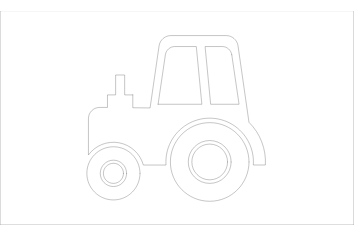
#> input picture docs/curriculum/app-migration/verification-evidence/10D2/comparisons/S6-frame.png, 354 x 236 px, given in place of S5-frame.png, which was not available
$ python make_comparison_sheets.py
#> lines starting #> are read from the running program, lines starting #| are printed output that depends on the picture; pictures that were not available may be replaced by others from this repository, and a replacement may not be noted
"""Arrange actual shared-render captures at 1:1 pixels; no resampling or artwork modification."""
from pathlib import Path
from PIL import Image,ImageDraw
HERE=Path(__file__).resolve().parent
codes=['S5','S6','S7','S11','S12','S13','T1','T2','T6','T8','T22','X8'];out=HERE/'comparison-sheets';out.mkdir(exist_ok=True)
for i in range(0,len(codes),2):
 sheet=Image.new('RGB',(780,1160),'#eeeeee');draw=ImageDraw.Draw(sheet)
#> after `sheet = Image.new('RGB', (780, 1160), '#eeeeee')`: sheet: PIL image 780x1160 RGB; every value is 238
 for col,code in enumerate(codes[i:i+2]):
  x=col*390;draw.text((x+8,8),code+' | shared frame 354x236 at 1:1 pixels',fill='black')
  sheet.paste(Image.open(HERE/f'comparisons/{code}-frame.png'),(x+18,32));draw.text((x+8,280),'Shared viewer 390x844; 150%, cropped viewport',fill='black')
#> after `sheet.paste(Image.open(HERE / f'comparisons/{code}-frame.png'), (x + 1`:
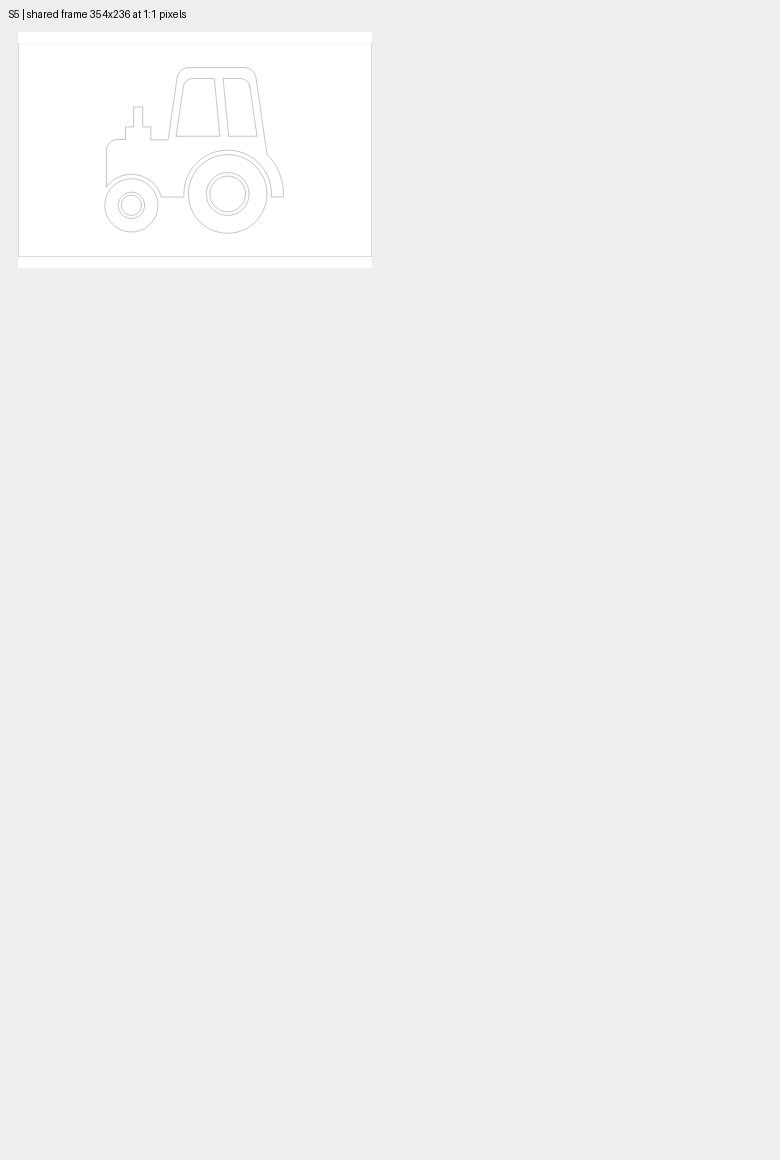
#> sheet: PIL image 780x1160 RGB; mean R, G, B 239.3, 239.3, 239.3
  sheet.paste(Image.open(HERE/f'comparisons/{code}-viewer150.png'),(x,308))
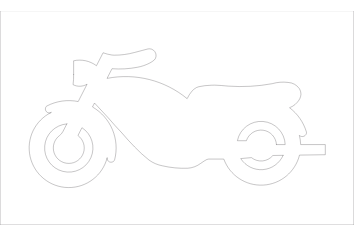
#> input picture docs/curriculum/app-migration/verification-evidence/10D2/comparisons/S7-frame.png, 354 x 236 px, given in place of S5-viewer150.png, which was not available
 sheet.save(out/f'pair-{i//2+1:02}.png')
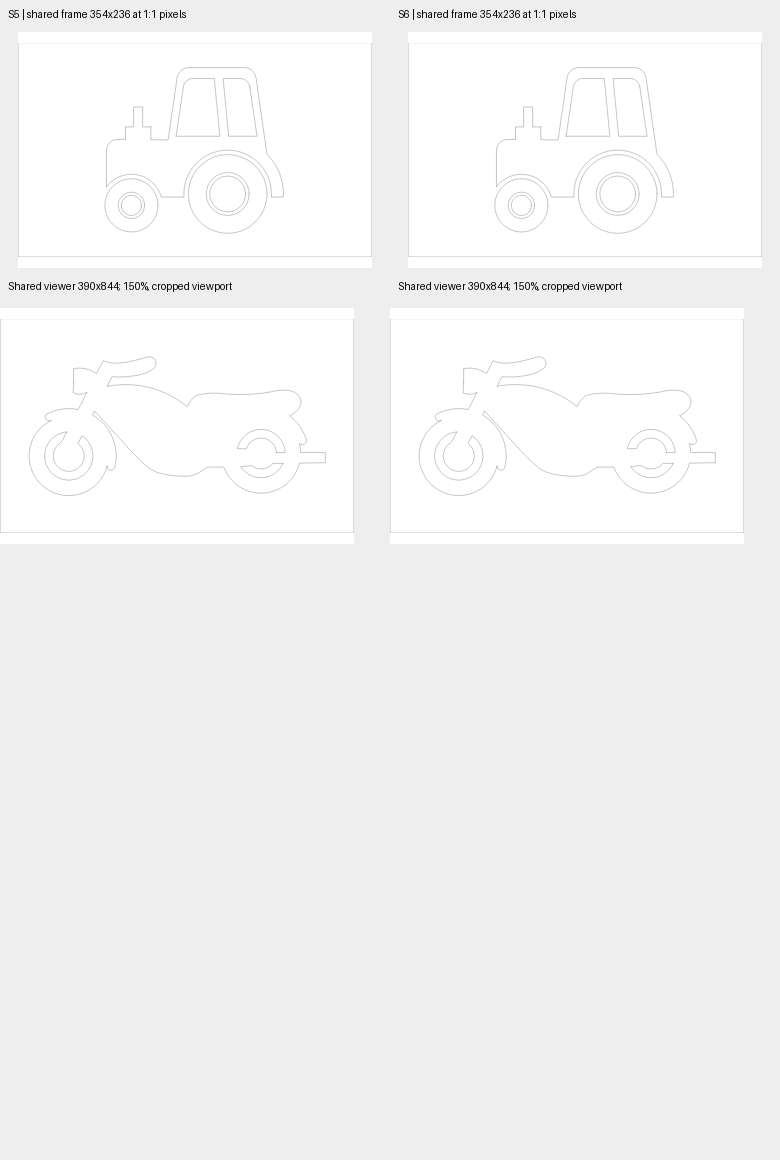
#> saved as pair-01.png: PIL image 780x1160 RGB; mean R, G, B 243.3, 243.3, 243.3
#> (the run stopped early here; a loop or call above may not have finished)
